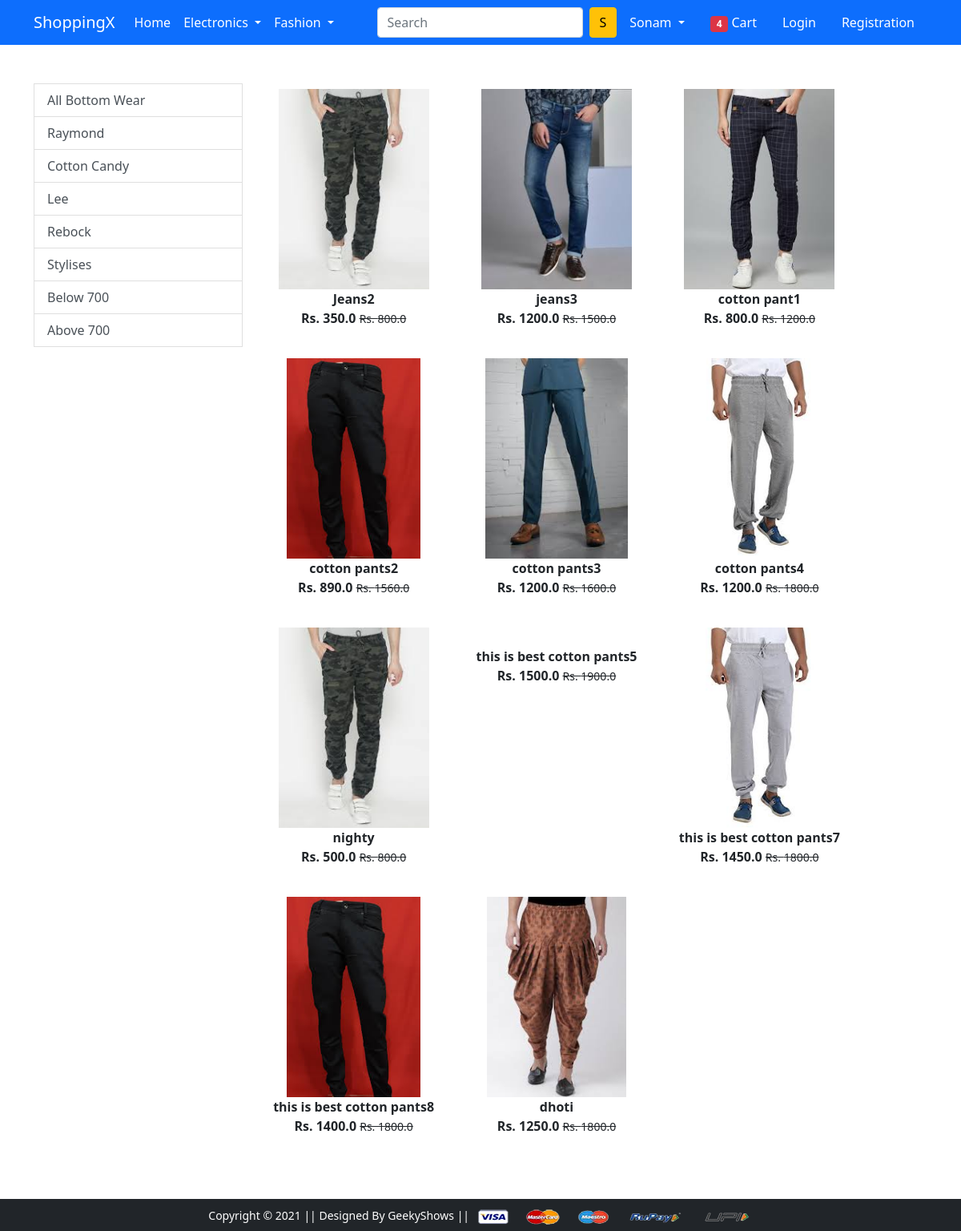
The app's page /bottomwear/ with its own data.
### app/models.py (models this page shows)
class Product(models.Model):
    title = models.CharField(max_length=100)
    selling_price = models.FloatField()
    discoounted_price = models.FloatField()
    descriptionn = models.TextField(max_length=500)
    brand = models.CharField(max_length=100)
    category = models.CharField(choices=CATEGORY_CHOICES,max_length=2)
    product_image = models.ImageField(upload_to='productimg')
    def __str__(self):
        return str(self.id)

### app/views.py (the view)
# urls.py: path('bottomwear/', views.bottomwear, name='bottomwear'),
def bottomwear(request,data=None):
    if data==None:
        bottomwears = Product.objects.filter(category='BW')
        print(bottomwears)
    elif data == 'Raymond' :
        bottomwears = Product.objects.filter(category='BW').filter(Q(brand ='Raymond') | Q(brand ='raymonds') | Q(brand ='raymonds'))
        print(bottomwears)
    elif data == 'cotton_candy':
        bottomwears = Product.objects.filter(category='BW').filter(Q(brand='cotton candy') | Q(brand='Cotton candhy'))
        print(bottomwears)
    elif data == 'lee':
        bottomwears = Product.objects.filter(category='BW').filter(Q(brand='lee'))
        print(bottomwears)
    elif data == 'stylises':
        bottomwears = Product.objects.filter(category='BW').filter(Q(brand='stylises'))
        print(bottomwears)
    elif data == 'rebock':
        bottomwears = Product.objects.filter(category='BW').filter(Q(brand='rebock'))
        print(bottomwears)
    elif data == 'below':
        bottomwears = Product.objects.filter(category='BW').filter(discoounted_price__lt=700)
        print(bottomwears)
    elif data == 'above':
        bottomwears = Product.objects.filter(category='BW').filter(discoounted_price__gt=700)
        print(bottomwears)
    return render(request, 'app/bottomwear.html',{'bottomwears':bottomwears})

### app/templates/app/bottomwear.html (shortened to what this page needs)
{% extends 'app/base.html' %}
{% load static %}
{% block main-content %}
<div class="container my-5">
 <div class="row">
  <div class="col-sm-3">
    <a href = "{% url 'bottomwear' %}" class="list-group-item list-group-item-action" aria-current="true">All Bottom Wear</a>
    <a href = "{% url 'bottomweardata' 'Raymond' %}" class="list-group-item list-group-item-action" aria-current="true">Raymond</a>
    <a href = "{% url 'bottomweardata' 'cotton_candy' %}" class="list-group-item list-group-item-action" aria-current="true">Cotton Candy</a>
    <a href = "{% url 'bottomweardata' 'lee' %}" class="list-group-item list-group-item-action" aria-current="true">Lee</a>
    <a href = "{% url 'bottomweardata' 'rebock' %}" class="list-group-item list-group-item-action" aria-current="true">Rebock</a>
    <a href = "{% url 'bottomweardata' 'stylises' %}" class="list-group-item list-group-item-action" aria-current="true">Stylises</a>
    <a href = "{% url 'bottomweardata' 'below' %}" class="list-group-item list-group-item-action" aria-current="true">Below 700</a>
    <a href = "{% url 'bottomweardata' 'above' %}" class="list-group-item list-group-item-action" aria-current="true">Above 700</a>
  </div>
  <div class="col-sm-8 ">
   <div class="row">
        {% for product in bottomwears%}
        <div class="col-sm-4 text-center mb-4">
            <a href="{% url 'product-detail' product.id %}" class='btn'>
                <div class="item">
                    <img src="{{product.product_image.url}}" height="250" alt="">
                    <div class="fw-bold">{{product.title}}</div>
                    <div class="fw-bold">Rs. {{product.discoounted_price}}
                        <small class="fw-light text-decoration-line-through">Rs. {{product.selling_price}}</small>
                    </div>
                </div>
            </a>
        </div>
        {% endfor %}
   </div>
  </div>
 </div>
</div>
{% endblock main-content %}

### records on screen
Product: product_image (picture), title "Jeans2", discoounted_price "350.0", selling_price "800.0"
Product: product_image (picture), title "jeans3", discoounted_price "1200.0", selling_price "1500.0"
Product: product_image (picture), title "cotton pant1", discoounted_price "800.0", selling_price "1200.0"
Product: product_image (picture), title "cotton pants2", discoounted_price "890.0", selling_price "1560.0"
Product: product_image (picture), title "cotton pants3", discoounted_price "1200.0", selling_price "1600.0"
Product: product_image (picture), title "cotton pants4", discoounted_price "1200.0", selling_price "1800.0"
Product: product_image (picture), title "nighty", discoounted_price "500.0", selling_price "800.0"
Product: title "this is best cotton pants5", discoounted_price "1500.0", selling_price "1900.0"
Product: product_image (picture), title "this is best cotton pants7", discoounted_price "1450.0", selling_price "1800.0"
Product: product_image (picture), title "this is best cotton pants8", discoounted_price "1400.0", selling_price "1800.0"
Product: product_image (picture), title "dhoti", discoounted_price "1250.0", selling_price "1800.0"
